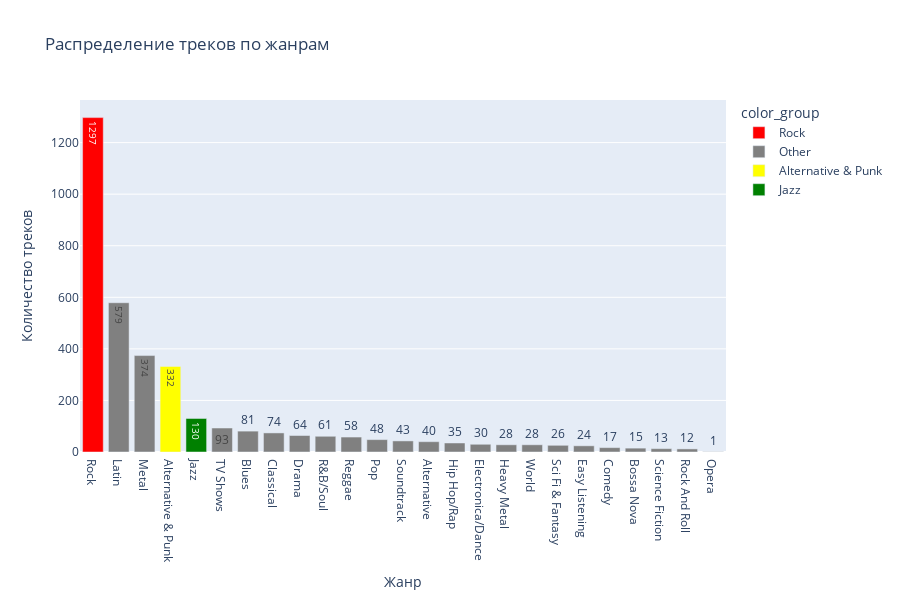

The cell this chart's notebook holds for it:
### Code cell
# 3 ex

query = """
    SELECT 
        g.name AS genre_name,
        COUNT(*) AS tracks_count
    FROM track t
    JOIN genre g ON t.genre_id = g.genre_id
    GROUP BY g.name
    ORDER BY COUNT(*) DESC
"""

with set_connection() as conn:
    df = pd.read_sql(query, conn)

highlight_genres = ['Rock', 'Jazz', 'Alternative & Punk']
df['color_group'] = df['genre_name'].apply(
    lambda x: x if x in highlight_genres else 'Other'
)

color_map = {
    'Rock': 'red',
    'Jazz': 'green',
    'Alternative & Punk': 'yellow',
    'Other': 'grey'
}
fig = px.bar(
    df,
    x='genre_name',
    y='tracks_count',
    title='Распределение треков по жанрам',
    labels={'genre_name': 'Жанр', 'tracks_count': 'Количество треков'},
    color='color_group',
    color_discrete_map=color_map,
    category_orders={'genre_name': df['genre_name']},
    text='tracks_count',
    height=600)


fig.show()

### Figure 1 — Plotly figure (JSON) as saved in the notebook; plotly's stock layout.template omitted (floating-point values rounded to 4 significant figures)
{"data": [{"hovertemplate": "color_group=Rock<br>Жанр=%{x}<br>Количество треков=%{text}<extra></extra>", "legendgroup": "Rock", "marker": {"color": "red", "pattern": {"shape": ""}}, "name": "Rock", "orientation": "v", "showlegend": true, "text": [1297.0], "textposition": "auto", "type": "bar", "x": ["Rock"], "xaxis": "x", "y": [1297], "yaxis": "y"}, {"hovertemplate": "color_group=Other<br>Жанр=%{x}<br>Количество треков=%{text}<extra></extra>", "legendgroup": "Other", "marker": {"color": "grey", "pattern": {"shape": ""}}, "name": "Other", "orientation": "v", "showlegend": true, "text": [579.0, 374.0, 93.0, 81.0, 74.0, 64.0, 61.0, 58.0, 48.0, 43.0, 40.0, 35.0, 30.0, 28.0, 28.0, 26.0, 24.0, 17.0, 15.0, 13.0, 12.0, 1.0], "textposition": "auto", "type": "bar", "x": ["Latin", "Metal", "TV Shows", "Blues", "Classical", "Drama", "R&B/Soul", "Reggae", "Pop", "Soundtrack", "Alternative", "Hip Hop/Rap", "Electronica/Dance", "Heavy Metal", "World", "Sci Fi & Fantasy", "Easy Listening", "Comedy", "Bossa Nova", "Science Fiction", "Rock And Roll", "Opera"], "xaxis": "x", "y": [579, 374, 93, 81, 74, 64, 61, 58, 48, 43, 40, 35, 30, 28, 28, 26, 24, 17, 15, 13, 12, 1], "yaxis": "y"}, {"hovertemplate": "color_group=Alternative & Punk<br>Жанр=%{x}<br>Количество треков=%{text}<extra></extra>", "legendgroup": "Alternative & Punk", "marker": {"color": "yellow", "pattern": {"shape": ""}}, "name": "Alternative & Punk", "orientation": "v", "showlegend": true, "text": [332.0], "textposition": "auto", "type": "bar", "x": ["Alternative & Punk"], "xaxis": "x", "y": [332], "yaxis": "y"}, {"hovertemplate": "color_group=Jazz<br>Жанр=%{x}<br>Количество треков=%{text}<extra></extra>", "legendgroup": "Jazz", "marker": {"color": "green", "pattern": {"shape": ""}}, "name": "Jazz", "orientation": "v", "showlegend": true, "text": [130.0], "textposition": "auto", "type": "bar", "x": ["Jazz"], "xaxis": "x", "y": [130], "yaxis": "y"}], "layout": {"barmode": "relative", "height": 600, "legend": {"title": {"text": "color_group"}, "tracegroupgap": 0}, "title": {"text": "Распределение треков по жанрам"}, "xaxis": {"anchor": "y", "categoryarray": ["Rock", "Latin", "Metal", "Alternative & Punk", "Jazz", "TV Shows", "Blues", "Classical", "Drama", "R&B/Soul", "Reggae", "Pop", "Soundtrack", "Alternative", "Hip Hop/Rap", "Electronica/Dance", "Heavy Metal", "World", "Sci Fi & Fantasy", "Easy Listening", "Comedy", "Bossa Nova", "Science Fiction", "Rock And Roll", "Opera"], "categoryorder": "array", "domain": [0, 1], "title": {"text": "Жанр"}}, "yaxis": {"anchor": "x", "domain": [0, 1], "title": {"text": "Количество треков"}}}}
